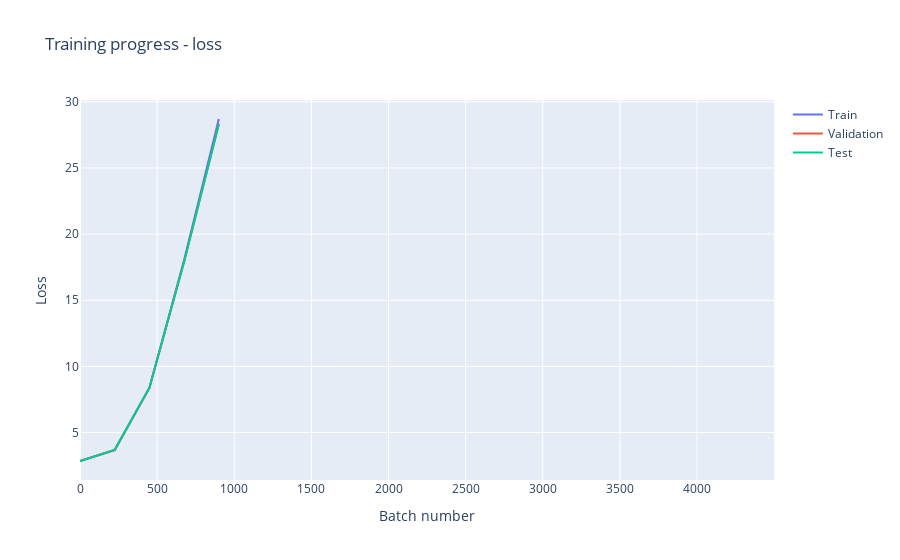

The notebook cell saved with this chart:
### Code cell
experiment.loss_plot

### Figure 1 — Plotly figure (JSON) as saved in the notebook; plotly's stock layout.template omitted (floating-point values rounded to 4 significant figures)
{"data": [{"name": "Train", "type": "scatter", "x": [0, 225, 450, 675, 900, 1125, 1350, 1575, 1800, 2025, 2250, 2475, 2700, 2925, 3150, 3375, 3600, 3825, 4050, 4275, 4499], "y": [2.852, 3.678, 8.383, 18.04, 28.7, null, null, null, null, null, null, null, null, null, null, null, null, null, null, null, null]}, {"name": "Validation", "type": "scatter", "x": [0, 225, 450, 675, 900, 1125, 1350, 1575, 1800, 2025, 2250, 2475, 2700, 2925, 3150, 3375, 3600, 3825, 4050, 4275, 4499], "y": [2.85, 3.676, 8.37, 17.92, 28.34, null, null, null, null, null, null, null, null, null, null, null, null, null, null, null, null]}, {"name": "Test", "type": "scatter", "x": [0, 225, 450, 675, 900, 1125, 1350, 1575, 1800, 2025, 2250, 2475, 2700, 2925, 3150, 3375, 3600, 3825, 4050, 4275, 4499], "y": [2.852, 3.694, 8.387, 17.9, 28.29, null, null, null, null, null, null, null, null, null, null, null, null, null, null, null, null]}], "layout": {"title": {"text": "Training progress - loss"}, "xaxis": {"title": {"text": "Batch number"}}, "yaxis": {"title": {"text": "Loss"}}}}
